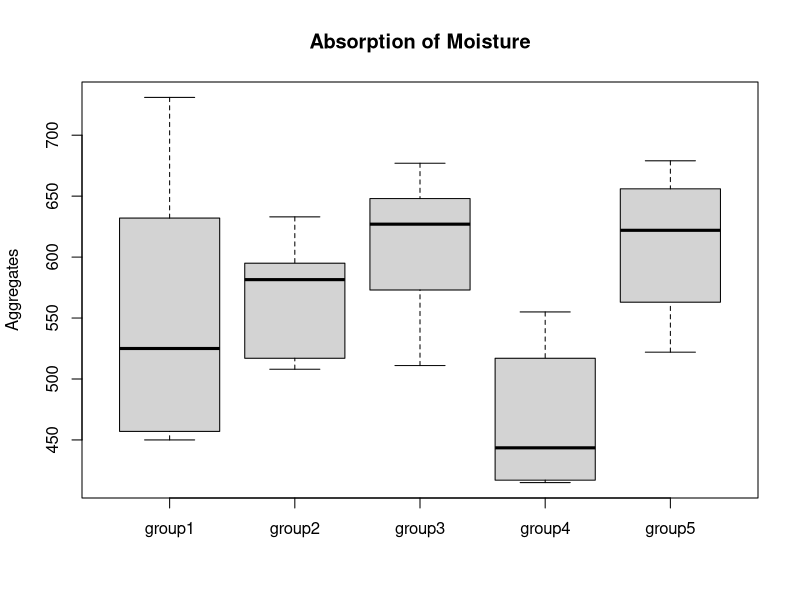

Reproduce this figure in R.
group1=c(551,457,450,731,499,632)
group2=c(595,580,508,583,633,517)
group3=c(639,615,511,573,648,677)
group4=c(417,449,517,438,415,555)
group5=c(563,631,522,613,656,679)
group=data.frame(cbind(group1,group2,group3,group4,group5))
group
summary(group)
stgr=stack(group)
crd=aov(values~ind,data=stgr)
summary(crd)
boxplot(group,ylab="Aggregates",main="Absorption of Moisture")
